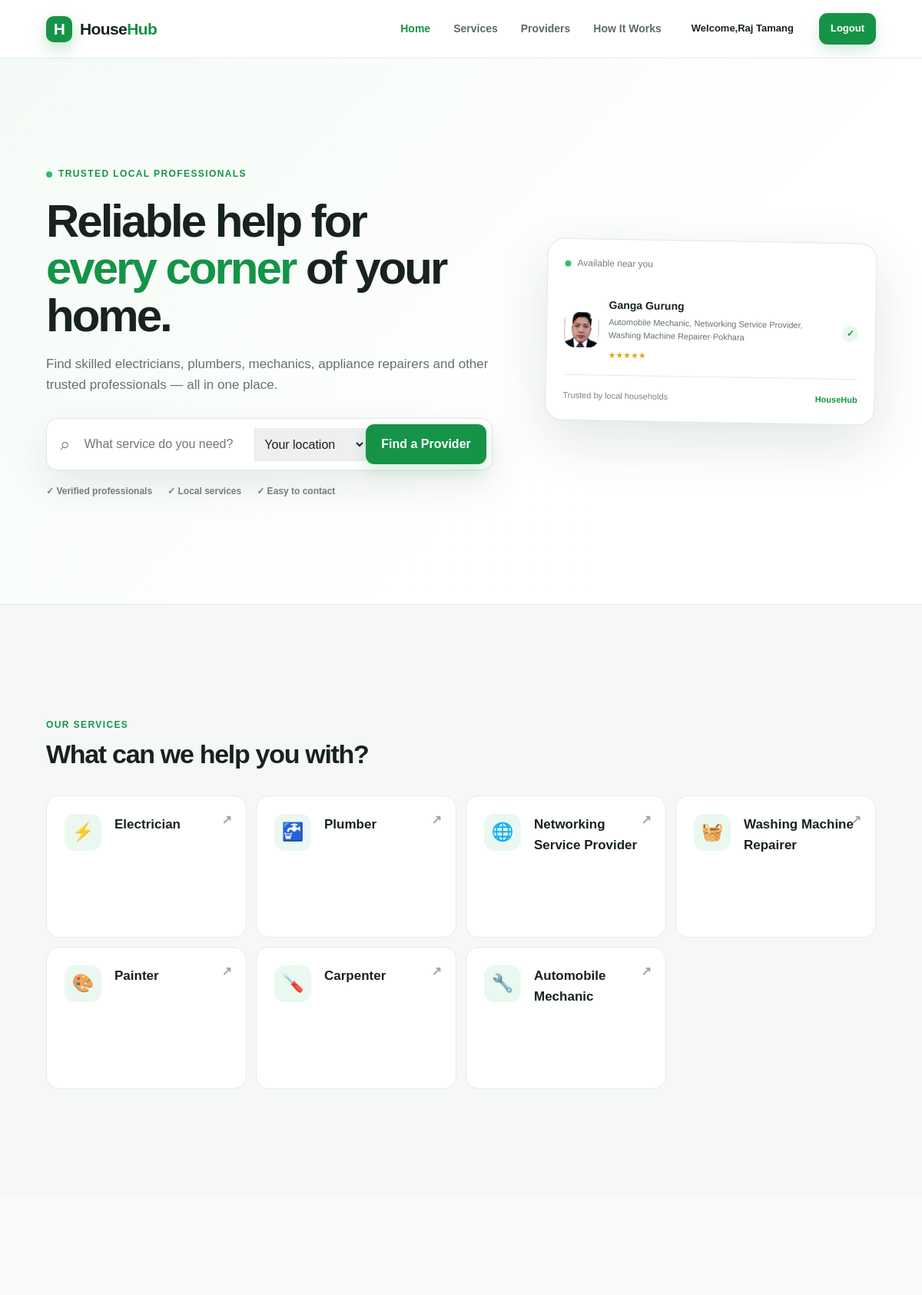
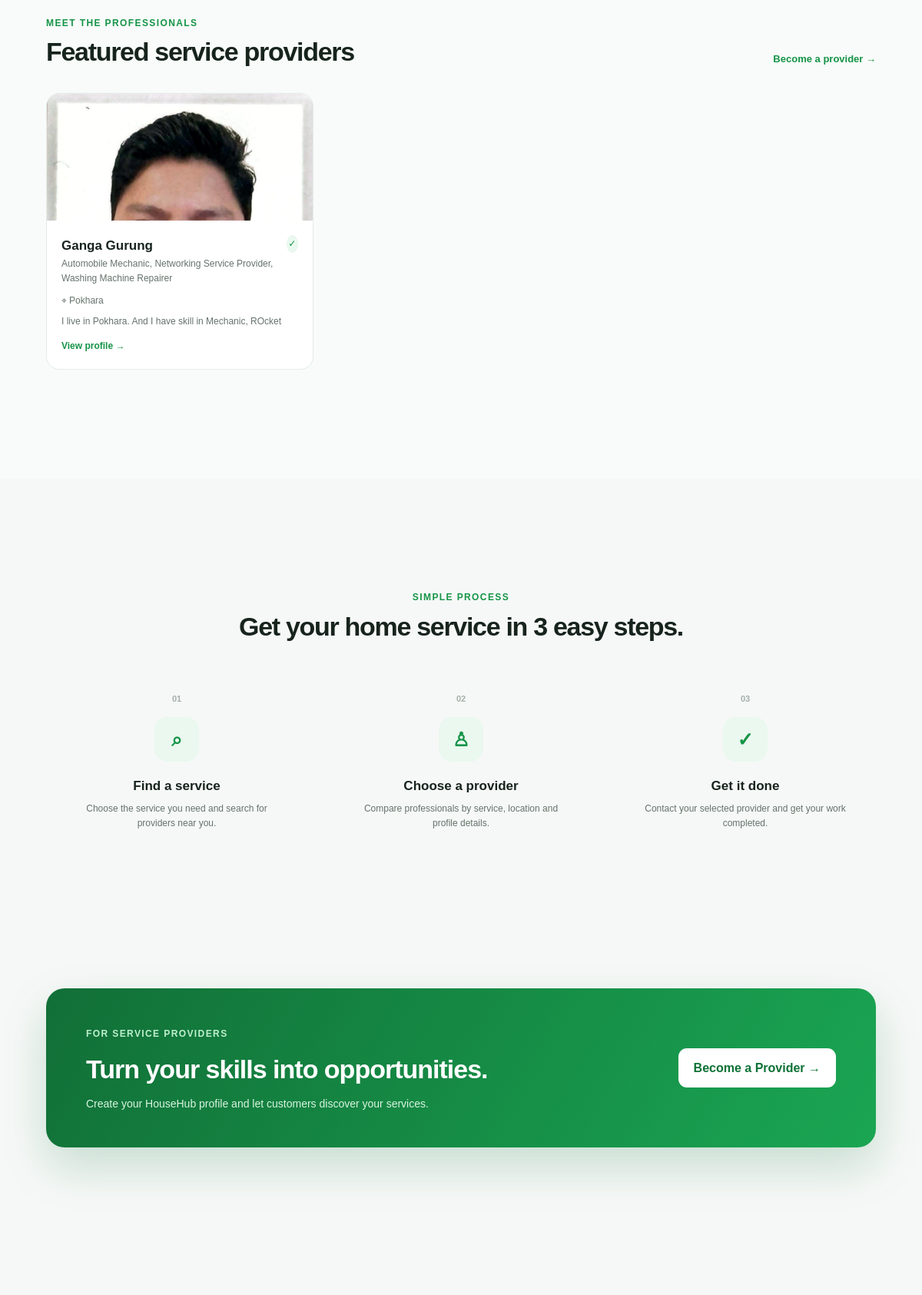
The app's page / (signed in, upper part) with its own data (2 pictures, top to bottom).
### tables this page shows
CREATE TABLE `user` (
  `id` int(11) NOT NULL,
  `name` varchar(500) NOT NULL,
  `email` varchar(100) NOT NULL,
  `password` varchar(225) NOT NULL,
  `country` varchar(100) NOT NULL,
  `gender` varchar(20) NOT NULL,
  `role` varchar(500) NOT NULL,
  `city` varchar(500) NOT NULL
);

CREATE TABLE `service_type` (
  `id` int(11) NOT NULL,
  `service_name` varchar(1000) NOT NULL
);

### app/controllers/HomeController.php (called while the page is built)
<?php
require_once __DIR__ . '/../../connection.php';
class HomeController
{
    private mysqli $conn;
    public function __construct()
    {
        global $conn;
        $this->conn = $conn;
    }
    public function index(): void
    {
        $iconMap = [
            'Electrician' => '⚡',
            'Plumber' => '🚰',
            'Networking Service Provider' => '🌐',
            'Washing Machine Repairer' => '🧺',
            'Painter' => '🎨',
            'Carpenter' => '🪛',
            'Automobile Mechanic' => '🔧',
        ];
        $services = [];
        $featuredProviders = [];
        $sql = "
            SELECT id, service_name
            FROM service_type
            ORDER BY id ASC
        ";
        $result = mysqli_query($this->conn, $sql);
        if ($result) {
            while ($row = mysqli_fetch_assoc($result)) {
                $services[] = [
                    'id'   => $row['id'],
                    'name' => $row['service_name'],
                    'icon' => $iconMap[$row['service_name']] ?? '🔧'
                ];
            }
        }
        $sql = "
            SELECT
                u.id,
                u.name AS username,
                u.city AS address,
                pp.`profile-img` AS profile_img,
                GROUP_CONCAT(
                    DISTINCT st.service_name
                    ORDER BY st.service_name
                    SEPARATOR ', '
                ) AS profession,
                MAX(pp.about) AS about
            FROM `user` u
            INNER JOIN provider_services ps
                ON u.id = ps.provider_id
            INNER JOIN service_type st
                ON ps.service_type_id = st.id
            LEFT JOIN provider_profile pp
                ON u.id = pp.provider_id
            WHERE u.role = 'provider'
            GROUP BY
                u.id,
                u.name,
                u.city,
                pp.`profile-img`
            ORDER BY u.id DESC
            LIMIT 6
        ";
        $result = mysqli_query($this->conn, $sql);
        if ($result) {
            while ($row = mysqli_fetch_assoc($result)) {
                $featuredProviders[] = $row;
            }
        } else {
            die("Provider query failed: " . mysqli_error($conn));
        }
        require __DIR__ . '/../views/home/index.php';
    }
}
?>

### index.php (called while the page is built)
<?php
require_once __DIR__ . '/app/controllers/HomeController.php';
$controller = new HomeController();
$controller->index();
?>

### app/views/home/index.php (the view, shortened to what this page needs)
<main>
<section class="hero">
    <div class="hero-pattern"></div>
    <div class="container hero-grid">
        <div class="hero-copy">
            <div class="eyebrow">
                <span class="pulse-dot"></span>
                Trusted local professionals
            </div>
            <h1>Reliable help for<br><span>every corner</span> of your home.</h1>
            <p class="hero-text">
                Find skilled electricians, plumbers, mechanics, appliance repairers
                and other trusted professionals — all in one place.
            </p>
            <form class="search-box" action="service.php" method="GET">
                <span class="search-icon">⌕</span>
                <input type="text" name="q" placeholder="What service do you need?">
                <select name="location" aria-label="Location">
                    <option value="">Your location</option>
                </select>
                <button type="submit" class="btn btn-primary">Find a Provider</button>
            </form>
            <div class="trust-row">
                <span>✓ Verified professionals</span>
                <span>✓ Local services</span>
                <span>✓ Easy to contact</span>
            </div>
        </div>
        <div class="hero-card">
            <div class="hero-card-top">
                <span class="status-dot"></span>
                Available near you
            </div>
            <?php if (!empty($featuredProviders)): ?>
    <?php foreach ($featuredProviders as $provider): ?>
        <div class="provider-mini">
            <?php if (!empty($provider['profile_img'])): ?>
                <img src="uploads/providers/profile/<?= htmlspecialchars($provider['profile_img']) ?>" alt="<?= htmlspecialchars($provider['username']) ?>" class="avatar" style="object-fit: cover;">
            <?php else: ?>
                <div class="avatar avatar-green">
                    <?= strtoupper(substr($provider['username'],0,2)) ?>
                </div>
            <?php endif; ?>
            <div>
                <strong>
                    <?= htmlspecialchars($provider['username']) ?>
                </strong>
                <small>
                    <?= htmlspecialchars($provider['profession']) ?>·<?= htmlspecialchars($provider['address']) ?>
                </small>
                <span class="rating">★★★★★</span>
            </div>
            <span class="verified">✓</span>
        </div>
    <?php endforeach; ?>
<?php endif; ?>
            <div class="hero-card-footer">
                <span>Trusted by local households</span>
                <strong>HouseHub</strong>
            </div>
        </div>
    </div>
</section>
<section class="section" id="services">
    <div class="container">
        <div class="section-heading">
            <div>
                <span class="section-label">OUR SERVICES</span>
                <h2>What can we help you with?</h2>
            </div>
        </div>
        <div class="service-grid">
    <?php foreach ($services as $service): ?>
        <a href="service.php?category=<?= urlencode($service['name']) ?>"
           class="service-card">
            <div class="service-icon">
                <?= $service['icon'] ?>
            </div>
            <div>
                <h3>
                    <?= htmlspecialchars($service['name']) ?>
                </h3>
            </div>
            <b class="arrow">↗</b>
        </a>
    <?php endforeach; ?>
</div>
    </div>
</section>
<section class="section providers-section" id="providers">
    <div class="container">
        <div class="section-heading">
            <div>
                <span class="section-label">MEET THE PROFESSIONALS</span>
                <h2>Featured service providers</h2>
            </div>
            <a href="profile.php" class="text-link">Become a provider →</a>
        </div>
        <div class="provider-grid">
            <?php if (!empty($featuredProviders)): ?>
                <?php foreach ($featuredProviders as $provider): ?>
                    <article class="provider-card">
                        <div class="provider-image">
                            <?php if (!empty($provider['profile_img'])): ?>
                                <img src="uploads/providers/profile/<?= htmlspecialchars($provider['profile_img']) ?>"
     alt="<?= htmlspecialchars($provider['username']) ?>">
                            <?php else: ?>
                                <div class="avatar-large">
                                    <?= strtoupper(substr($provider['username'], 0, 1)) ?>
                                </div>
                            <?php endif; ?>
                        </div>
                        <div class="provider-info">
                            <div class="provider-title">
                                <div>
                                    <h3><?= htmlspecialchars($provider['username']) ?></h3>
                                    <p><?= htmlspecialchars($provider['profession']) ?></p>
                                </div>
                                <span class="verified-badge">✓</span>
                            </div>
                            <p class="provider-location">⌖ <?= htmlspecialchars($provider['address']) ?></p>
                            <p class="provider-about">
                                <?= htmlspecialchars(mb_strimwidth($provider['about'], 0, 90, '...')) ?>
                            </p>
                            <a href="profile.php" class="provider-link">View profile →</a>
                        </div>
                    </article>
                <?php endforeach; ?>
            <?php else: ?>
            <?php endif; ?>
        </div>
    </div>
</section>
<section class="how-section" id="how-it-works">
    <div class="container">
        <div class="how-header">
            <span class="section-label">SIMPLE PROCESS</span>
            <h2>Get your home service in 3 easy steps.</h2>
        </div>
        <div class="steps">
            <div class="step">
                <span>01</span>
                <div class="step-icon">⌕</div>
                <h3>Find a service</h3>
                <p>Choose the service you need and search for providers near you.</p>
            </div>
            <div class="step">
                <span>02</span>
                <div class="step-icon">♙</div>
                <h3>Choose a provider</h3>
                <p>Compare professionals by service, location and profile details.</p>
            </div>
            <div class="step">
                <span>03</span>
                <div class="step-icon">✓</div>
                <h3>Get it done</h3>
                <p>Contact your selected provider and get your work completed.</p>
            </div>
        </div>
    </div>
</section>
<section class="cta-section">
    <div class="container cta-box">
        <div>
            <span class="section-label">FOR SERVICE PROVIDERS</span>
            <h2>Turn your skills into opportunities.</h2>
            <p>Create your HouseHub profile and let customers discover your services.</p>
        </div>
        <a href="register.php" class="btn btn-light">Become a Provider →</a>
    </div>
</section>
</main>
<?php
require __DIR__ . '/../layouts/main.php';
?>

### records on screen
user: name "Ganga Gurung", profession "Automobile Mechanic, Networking Service Provider, Washing Machine Repairer", city "Pokhara", about "I live in Pokhara. And I have skill in Mechanic, ROcket"
service_type: icon "⚡", service_name "Electrician"
service_type: icon "🚰", service_name "Plumber"
service_type: icon "🌐", service_name "Networking Service Provider"
service_type: icon "🧺", service_name "Washing Machine Repairer"
service_type: icon "🎨", service_name "Painter"
service_type: icon "🪛", service_name "Carpenter"
service_type: icon "🔧", service_name "Automobile Mechanic"

### other values on screen
$user_name "Raj Tamang"
